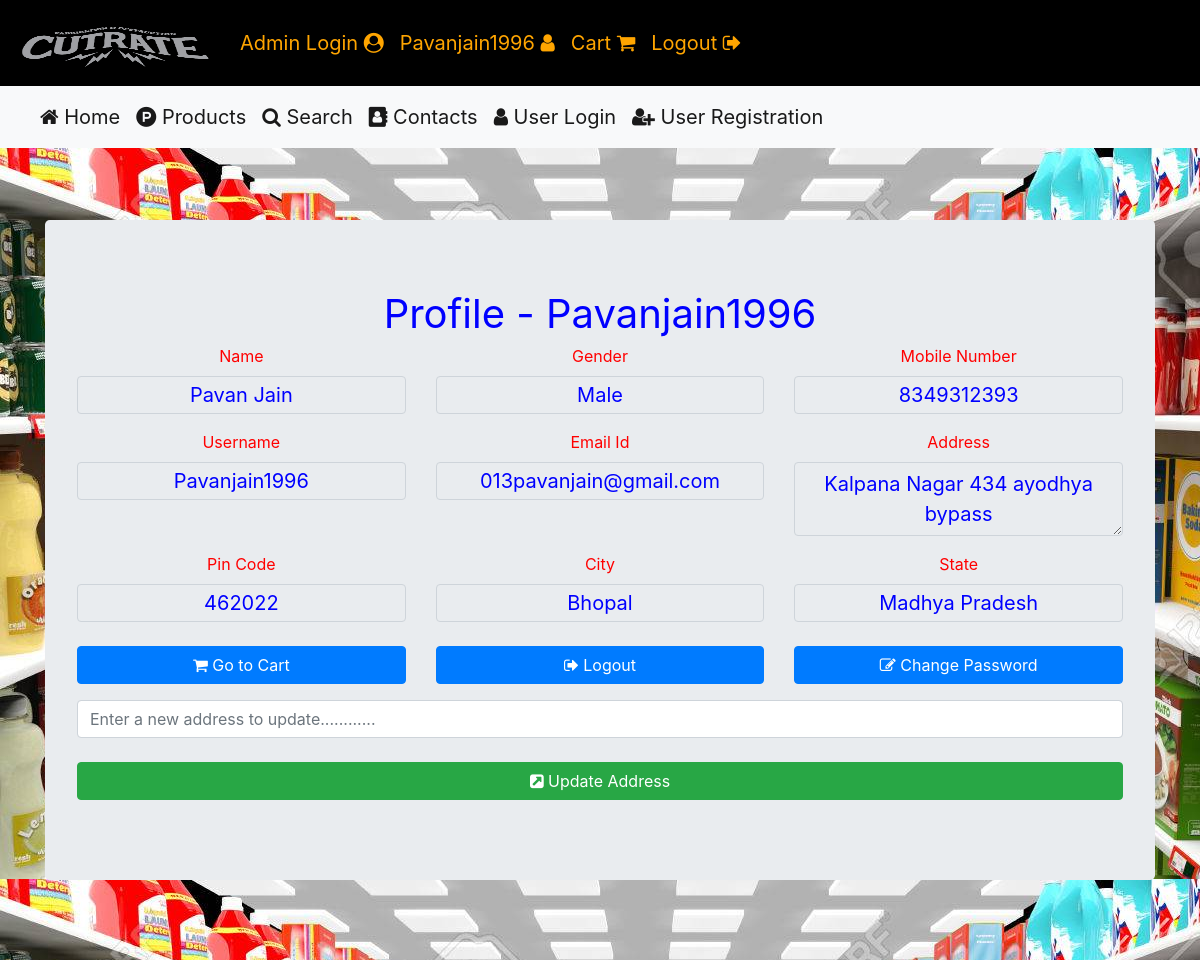
Screenshot of /Website/User/Profile.php (signed in) with the database file from the repository.
### tables this page shows
CREATE TABLE `customer` (
  `name` varchar(20) NOT NULL,
  `gender` varchar(7) NOT NULL,
  `mobile` varchar(15) NOT NULL,
  `email` varchar(30) NOT NULL,
  `address` varchar(100) NOT NULL,
  `city` varchar(20) NOT NULL,
  `pincode` varchar(7) NOT NULL,
  `state` varchar(20) NOT NULL,
  `username` varchar(30) NOT NULL,
  `password` varchar(20) NOT NULL
);

### Website/User/Profile.php (the view, shortened to what this page needs)
<?php
include('Header.php');
include('DBConnection.php');
$query='select * from customer where username="'.$_SESSION['username'].'"';
$res=mysqli_query($con,$query);
$row=mysqli_fetch_array($res);
?>
<head>
</head>
<div style="background-image:url('../Images/Home/Home.jpg')">
<br/><br/><br/>
<div class="container" style="text-align:center;">
<div class="jumbotron">
<div class="row">
<div class="col-md-12" style="color:blue;font-size:40px;">
Profile - <?php echo $row['username']; ?>
</div>
</div>
<div class="row">
<div class="col-md-4">
<div class="form-group">
<label>Name</label>
<input type="text" class="form-control" style="text-align:center;font-size:20px;color:blue;" value="<?php echo $row['name']; ?>" readonly>
</div>
</div>
<div class="col-md-4">
<div class="form-group">
<label>Gender</label>
<input type="text" class="form-control" style="text-align:center;font-size:20px;color:blue;" value="<?php echo $row['gender']; ?>" readonly>
</div>
</div>
<div class="col-md-4">
<div class="form-group">
<label>Mobile Number</label>
<input type="text" class="form-control" style="text-align:center;font-size:20px;color:blue;" value="<?php echo $row['mobile']; ?>" readonly>
</div>
</div>
</div>
<div class="row">
<div class="col-md-4">
<div class="form-group">
<label>Username</label>
<input type="text" class="form-control" style="text-align:center;font-size:20px;color:blue;" value="<?php echo $row['username']; ?>" readonly>
</div>
</div>
<div class="col-md-4">
<div class="form-group">
<label>Email Id</label>
<input type="text" class="form-control" style="text-align:center;font-size:20px;color:blue;" value="<?php echo $row['email']; ?>" readonly>
</div>
</div>
<div class="col-md-4">
<div class="form-group">
<label>Address</label>
<textarea class="form-control" style="text-align:center;font-size:20px;color:blue;" readonly><?php echo $row['address']; ?></textarea>
</div>
</div>
</div>
<div class="row">
<div class="col-md-4">
<div class="form-group">
<label>Pin Code</label>
<input type="text" class="form-control" style="text-align:center;font-size:20px;color:blue;" value="<?php echo $row['pincode']; ?>" readonly>
</div>
</div>
<div class="col-md-4">
<div class="form-group">
<label>City</label>
<input type="text" class="form-control" style="text-align:center;font-size:20px;color:blue;" value="<?php echo $row['city']; ?>" readonly>
</div>
</div>
<div class="col-md-4">
<div class="form-group">
<label>State</label>
<input type="text" class="form-control" style="text-align:center;font-size:20px;color:blue;" value="<?php echo $row['state']; ?>" readonly>
</div>
</div>
</div>
<div class="row">
<div class="col-md-4">
<form action="Cart.php">
<div class="form-group">
<button type="submit" class="btn btn-primary" style="width:100%;"><i class="fa fa-shopping-cart"></i> Go to Cart</button>
</div>
</form>
</div>
<div class="col-md-4">
<form action="UserLogout.php">
<div class="form-group">
<button type="submit" class="btn btn-primary" style="width:100%;"><i class="fa fa-sign-out"></i> Logout</button>
</div>
</form>
</div>
<div class="col-md-4">
<form action="ChangePassword.php">
<div class="form-group">
<button type="submit" class="btn btn-primary" style="width:100%;"><i class="fa fa-edit"></i> Change Password</button>
</div>
</form>
</div>
</div>
<div class="row">
<div class="col-md-12">
<form method="post" action="ChangeAddress.php">
<div class="form-group">
<input type="text" class="form-control" placeholder="Enter a new address to update............" name="address" maxlength="80" required><br/>
<button type="submit" class="btn btn-success" style="width:100%"><i class="fa fa-external-link-square"></i> Update Address</button>
</div>
</form>
</div>
</div>
</div>
</div>
<br/><br/>
</div>
<?php
include('footer.php');
?>

### Website/User/Profile.php (style rules this page uses)
label { color:red; }

### rows the page displays
customer: username "Pavanjain1996", name "Pavan Jain", gender "Male", mobile "8349312393", email "013pavanjain@gmail.com", address "Kalpana Nagar 434 ayodhya bypass", pincode "462022", city "Bhopal", state "Madhya Pradesh"

### other values shown
$_SESSION['username'] "Pavanjain1996"
